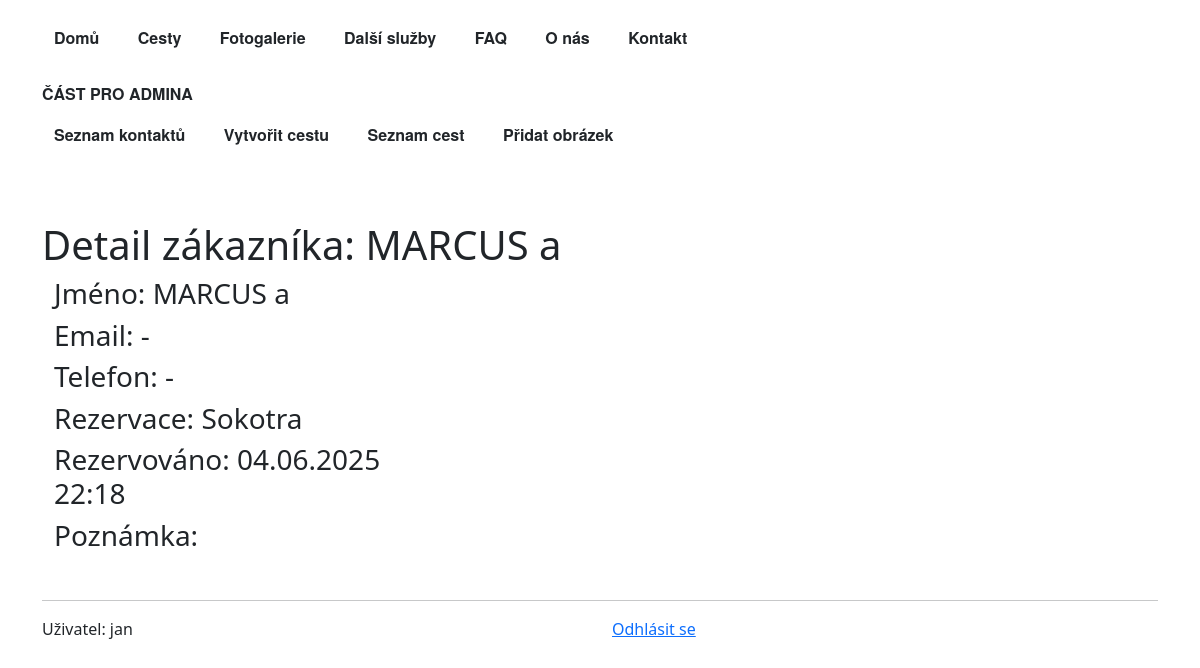
/webapp/customer-detail/14/ (signed in), run on the app's committed database.
### webapp/models.py (models this page shows, shortened)
class Customer(models.Model):
    customer_id = models.AutoField(primary_key=True)
    customer_first_name = models.CharField(max_length=64)
    customer_last_name = models.CharField(max_length=64)
    customer_count = models.PositiveIntegerField(default=1, validators=[MaxValueValidator(30)],)
    customer_email = models.EmailField(null=True, blank=True)
    customer_phone = models.CharField(max_length=14, null=True, blank=True, validators=[MinLengthValidator(9)])
    customer_message = models.TextField(null=True, blank=True)
    customer_trip = models.ForeignKey('Trip', on_delete=models.CASCADE,
                                      null=True, blank=True, related_name='customer_trip')
    created = models.DateTimeField(auto_now_add=True)
    objects = CustomerManager()
    @property
    def full_name(self):
        return f"{self.customer_first_name} {self.customer_last_name}"
    def __str__(self):
        return self.full_name

class Trip(models.Model):
    trip_id = models.AutoField(primary_key=True)
    trip_name = models.CharField(max_length=256)
    trip_short_description = models.TextField(null=True, blank=True)
    trip_description = models.TextField(null=True, blank=True)
    start_time = models.CharField(null=True, blank=True, max_length=30) #not date field at the clients request
    end_time = models.CharField(null=True, blank=True, max_length=30) #vague dates preferred - start of june
    price = models.IntegerField(null=True, blank=True)
    image = models.ImageField(upload_to='', null=True, blank=True)
    thumbnail = models.ImageField(upload_to='', null=True, blank=True)
    def __str__(self):
        return f"{self.trip_name}"

### webapp/views.py (the view)
# urls.py: path("customer-detail/<int:pk>/", CustomerDetailView.as_view(), name='customer_detail'),
class CustomerDetailView(LoginRequiredMixin, DetailView):
    template_name = "customer_detail.html"
    model = Customer
    def get_context_data(self, **kwargs):
        print("ContactDetailView -> get_context_data")
        kontext = super().get_context_data(**kwargs)
        print(kontext)
        return kontext

### webapp/models.py (called while the page is built)
    def get_queryset(self):
        return CustomerQuerySet(self.model, using=self._db)

### webapp/templatetags/none.py (called while the page is built)
@register.filter
def none(value):
    convert_to_str = str(value)
    if convert_to_str == "None":
        return "-"
    else:
        pass
    return value

### webapp/templates/customer_detail.html (shortened to what this page needs)
{% extends "base_with_bootstrap.html" %}
{% load bootstrap5 %}
{% load none %}
{% block hlavni_nadpis %} Detail zákazníka: {{customer.full_name}}{% endblock %}
{% block content %}
<div class="container">
    <div class="row">
        <div class="col-md-4 mb-4">
            <h3 class="name">Jméno: {{customer.full_name|none}}</h3>
            <h3> Email: {{customer.customer_email|none}} </h3>
            <h3> Telefon: {{customer.customer_phone|none}} </h3>
            <h3> Rezervace: {{customer.customer_trip|none}} </h3>
            <h3> Rezervováno: {{ customer.created|date:"d.m.Y H:i"}}</h3>
            <h3>Poznámka: {{customer.customer_message|none}}</h3>
        </div>
    </div>
</div>
{% endblock %}

### webapp/templates/snippets/user_info.html
<hr>
<div class="row">
    <div class="col">
        Uživatel:
        {% if user.is_authenticated %}
            {{ user }}
        {% else %}
            (nepřihlášený)
        {% endif %}
    </div>
    <div class="col">
    {%  if user.is_authenticated %}
        <a href="{% url 'yes_no_confirmation' %}">Odhlásit se</a>
    {% else %}
        <a href="{% url 'login' %}">Přihlásit se</a>
    {% endif %}
    </div>
</div>

### data on the page
Customer: full_name "MARCUS a", full_name|none "MARCUS a", customer_email|none "-", customer_phone|none "-", customer_trip|none "Sokotra", created "04.06.2025 22:18"

### other printed values
{{ user }} "jan"
